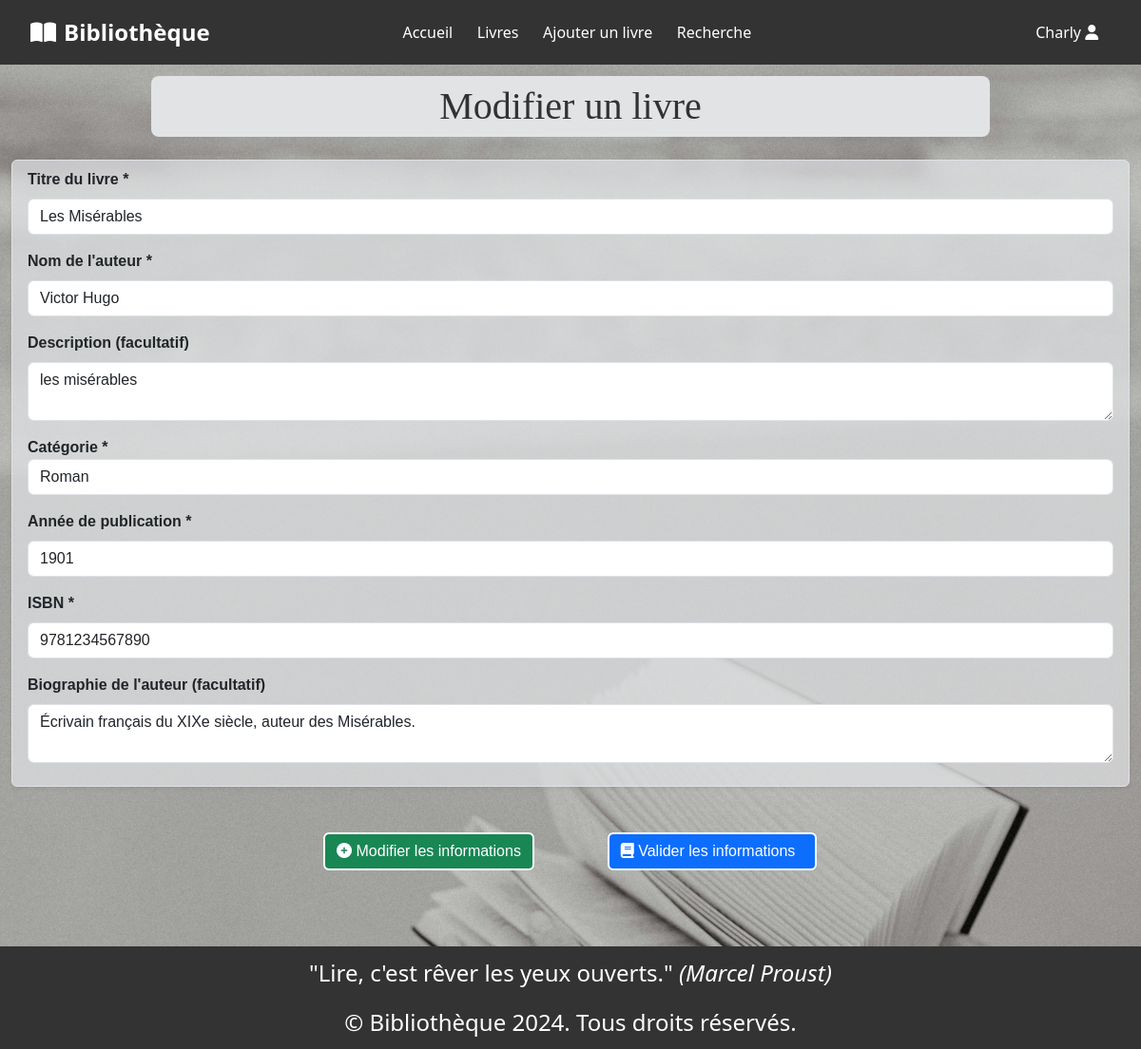
Page /views/update.php?id=1 (signed in) on the committed database.
### tables this page shows
CREATE TABLE `livres` (
  `id` int(11) NOT NULL,
  `titre` varchar(255) NOT NULL,
  `auteur_id` int(11) NOT NULL,
  `annee_publication` int(4) NOT NULL,
  `isbn` varchar(20) NOT NULL,
  `categorie_id` int(11) DEFAULT NULL,
  `description` text,
  `date_ajout` timestamp NOT NULL DEFAULT CURRENT_TIMESTAMP
);

CREATE TABLE `auteurs` (
  `id` int(11) NOT NULL,
  `auteur` varchar(100) NOT NULL,
  `biographie` text
);

### config/db.php (called while the page is built, shortened)
<?php
class Db {
    private $connection;
    public function __construct() {
        $this->connect();
    }
    private function connect() {
        try {
            $this->connection = new PDO("mysql:host=" . self::SERVER_NAME . ";dbname=" . self::DBNAME,
                                self::USERNAME, self::PASSWORD);
            $this->connection->setAttribute(PDO::ATTR_ERRMODE, PDO::ERRMODE_EXCEPTION);
            $this->connection->query('SET NAMES utf8');
        } catch (PDOException $exception) {
            die("Erreur de connexion : " . $exception->getMessage());
        }
    }
    public function getConnection(): PDO {
        return $this->connection;
    }
}
?>

### classes/Bibliotheque.php (called while the page is built, shortened)
<?php
class LibraryManager
{
    protected $connection;
    public function __construct() {
        $db = new Db();
        $this->connection = $db->getConnection();
    }
    public function getConnection() {
        return $this->connection;
    }
    public function getBookDetails($bookId) {
        $query = "SELECT livres.id, livres.titre, auteur, auteurs.id AS auteur_id, auteurs.biographie,
                  livres.annee_publication, livres.isbn, categories.nom AS categorie_nom,
                  categories.id AS categorie_id, livres.description, livres.date_ajout
                  FROM livres
                  LEFT JOIN auteurs ON livres.auteur_id = auteurs.id
                  LEFT JOIN categories ON livres.categorie_id = categories.id
                  WHERE livres.id = :id";
        $stmt = $this->connection->prepare($query);
        $stmt->execute([':id' => $bookId]);
        return $stmt->fetch(PDO::FETCH_ASSOC);
    }
    public function getCategories() {
        $query = "SELECT id, nom FROM categories";
        $stmt = $this->getConnection()->query($query);
        return $stmt->fetchAll(PDO::FETCH_ASSOC);
    }
}

### config/init.php (called while the page is built, shortened)
<?php
include '../templates/header.php';
require_once '../config/db.php';
require_once '../classes/Bibliotheque.php';
$libraryManager = new LibraryManager();
?>

### views/update.php (the view, shortened to what this page needs)
<?php
require '../config/init.php';
if (isset($_GET['id'])) {
    $bookId = (int) $_GET['id'];
    $bookData = $libraryManager->getBookDetails($bookId);
} else {
    $message = "ID de livre non spécifié.";
}
$categories = $libraryManager->getCategories();
?>
<div class="container">
    <h1 id="book-list" class="text-center rounded-3 bg-secondary-subtle py-2 mx-auto mb-4 w-75">Modifier un livre</h1>
    <form action="" method="POST">
        <div class="card border shadow-sm px-3 py-2">
            <div class="mb-3 fw-bold">
                <label for="title" class="form-label">Titre du livre *</label>
                <input type="text" name="title" id="title" class="form-control" value="<?= htmlspecialchars($bookData['titre']) ?>" required>
            </div>
            <div class="mb-3 fw-bold">
                <label for="author_id" class="form-label">Nom de l'auteur *</label>
                <input type="text" name="author_id" id="author_id" class="form-control" value="<?= htmlspecialchars($bookData['auteur']) ?>" required>
            </div>
            <div class="mb-3 fw-bold">
                <label for="description" class="form-label">Description (facultatif)</label>
                <textarea name="description" id="description" class="form-control"><?= htmlspecialchars($bookData['description'] ?? '') ?></textarea>
            </div>
            <div class="mb-3 fw-bold">
                <label for="categoryId">Catégorie *</label>
                <select name="categoryId" id="categoryId" class="form-control" required>
                    <?php foreach ($categories as $category): ?>
                        <option value="<?= htmlspecialchars($category['id']) ?>"
                            <?= $category['id'] == $bookData['categorie_id'] ? 'selected' : ''  ?>>
                            <?= htmlspecialchars($category['nom'])  ?>
                        </option>
                    <?php endforeach; ?>
                </select>
            </div>
            <div class="mb-3 fw-bold">
                <label for="publication_year" class="form-label">Année de publication *</label>
                <input type="number" name="publication_year" id="publication_year" class="form-control" value="<?= htmlspecialchars($bookData['annee_publication']) ?>" required>
            </div>
            <div class="mb-3 fw-bold">
                <label for="isbn" class="form-label">ISBN *</label>
                <input type="text" name="isbn" id="isbn" class="form-control" value="<?= htmlspecialchars($bookData['isbn']) ?>" required>
            </div>
            <div class="mb-3 fw-bold">
                <label for="biography" class="form-label">Biographie de l'auteur (facultatif) </label>
                <textarea name="biography" id="biography" class="form-control"><?= htmlspecialchars($bookData['biographie'] ?? '') ?></textarea>
            </div>
        </div>
        <div class="text-center my-5">
            <div class="row justify-content-center g-3">
                <div class="col-12 col-md-6 col-lg-3">
                    <button type="submit" class="btn btn-success border-2 border-white">
                        <i class="fas fa-plus-circle"></i> Modifier les informations</button>
                </div>
                <div class="col-12 col-md-6 col-lg-3">
                    <a class="btn btn-primary border-2 border-white" href="list.php">
                        <i class="fas fa-book"></i> Valider les informations &nbsp; </a>
                </div>
            </div>
        </div>
</div>
<?php include '../templates/footer.php';

### assets/css/style.css (style rules this page uses)
body { margin: 0; padding: 0; background-image: url(../img/fond.jpg); background-size: cover; background-position: center; background-repeat: no-repeat; }
.container { min-height: 86vh; max-width: 100%; margin: 80px auto; font-family: Arial, sans-serif; }
h1, h3, .lead { font-family: "Playfair Display", serif; font-weight: 500; color: rgb(50, 50, 50); }
.card { margin-bottom: 20px; }
.card.border.shadow-sm { border: 1px solid #8f8181; background-color: rgba(226, 227, 229, 0.7); }

### rows in the picture
livres: title "Les Misérables", author_id "Victor Hugo", description "les misérables", publication_year "1901", isbn "9781234567890", biography "Écrivain français du XIXe siècle, auteur des Misérables."

### other values in the picture
$_SESSION['name'] "Charly"
form field categoryId "Roman"
